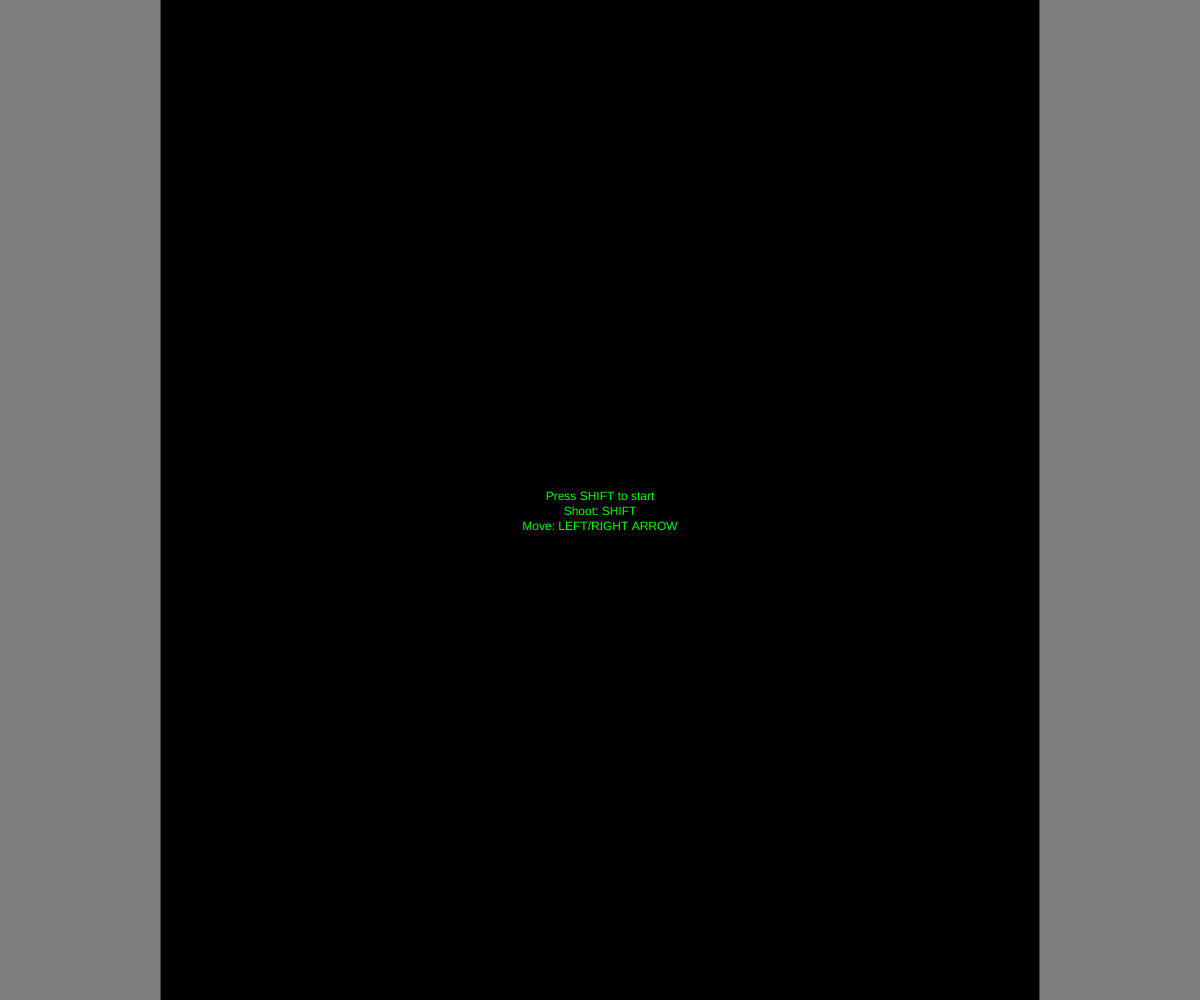
Frame 1 (no input)
Frame 60 (no input): identical to frame 1, image omitted
Frame 120 (the mouse pressed at the canvas centre since frame 60): identical to frame 1, image omitted

The p5.js sketch that drew this single still picture (run headless with seeded random() and noise() and a simulated clock; from frame 60 on, the mouse is pressed at the canvas centre):

// p5.js sketch
// ── sketch.js
//SPACE INVADERS
//originally in 224*256 pixel grid

//////////////////////////////////////////////////////////
//														//
//						  TARGETS						//
//														//
//		1: Implement a score system	 done				//
//		2: Add more invader classes, use 2d arrays done	//
//		3: Implement game states with booleans	done	//
//		4: Animate the invaders maybe					//
//														//
//////////////////////////////////////////////////////////


//implementing a pseudo pixel grid
var boxHeight;
var boxWidth;
var numTall = 256;
var numWide = 224;
var startPointX;
var endPointX;
var bgwidth;

var bullets = [];			//array of bullets

var invaderRowArray = [[], [], [], [], []];		//2D array of invaders to be instantiated in setup 
var lastInvader = [];							//Array to contain the index of the final invader in each array of invaderRowArray


var player; //The player object

var threshold = 30; //global variables to move the invaders
var hor;
var vert = 0;
var frame = 0;
var faster = 0;

//scores
var score = 0;
var points = 0;

var lives = 3;

var gameState = 0;
var reset = false;

function setup() {
	//basic setup
	noStroke();
	createCanvas(windowWidth, windowHeight);
	frameRate(30);

	//more basic pixel grid implementation
	boxHeight = height/numTall;
	boxWidth = boxHeight;
	mid = width/2;
	startPointX = mid - ((boxWidth)*(numWide/2)+boxWidth/2);
	endPointX = mid + ((boxWidth)*(numWide/2)+boxWidth/2);

	//default movement speed at the start;
	hor = boxWidth*5;

	//background width
	bgwidth = endPointX - startPointX;

	invaderRowArray = [[], [], [], [], []];
	bullets = [];

	//instantiating the invaders as an array of arrays, an array per row of enemies
	for (var i = 0; i < invaderRowArray.length; i++) {
		for (var j = 0; j < 11; j++) {
			if (i < 1) {
				invaderRowArray[i][j] = new invader2(startPointX+boxWidth*20+(j*(boxWidth*15))+boxWidth*2, boxHeight*10+i*boxHeight*9);
			} else if (i < 3) {
				invaderRowArray[i][j] = new invader1(startPointX+boxWidth*20+(j*(boxWidth*15)), boxHeight*10+i*boxHeight*9);
			} else if (i < 5) {
				invaderRowArray[i][j] = new invader3(startPointX+boxWidth*20+(j*(boxWidth*15)), boxHeight*10+i*boxHeight*9);
			}
		}
	}

	//instantiate the player
	player = new playerShip(mid-boxWidth*8, 230*boxHeight);
}

function draw() {
	gameStateController();
}

function invader1 (x, y) {
	this.x = x;
	this.y = y;
	this.bw = boxWidth;
	this.bh = boxHeight;
	this.width = 12;

	this.draw = function () {
		push();
		fill(100, 0, 255);
		//line1
		pixel(this.x + this.bw*3, this.y);
		pixel(this.x + this.bw*9, this.y);
		//line2
		pixel(this.x + this.bw*4, this.y + this.bh*1);
		pixel(this.x + this.bw*8, this.y + this.bh*1);
		//line3
		for (var x = 3; x<=9; x++) {
			pixel(this.x + this.bw*x, this.y + this.bh*2);
		}
		//line4
		for (var x = 2; x<=3; x++) {
			pixel(this.x + this.bw*x, this.y + this.bh*3);
		}
		for (var x = 5; x<=7; x++) {
			pixel(this.x + this.bw*x, this.y + this.bh*3);
		}
		for (var x = 9; x<=10; x++) {
			pixel(this.x + this.bw*x, this.y + this.bh*3);
		}
		//line5
		for (var x = 1; x<=11; x++) {
			pixel(this.x + this.bw*x, this.y + this.bh*4);
		}
		//line6
		pixel(this.x + this.bw*1, this.y + this.bh*5);
		pixel(this.x + this.bw*11, this.y + this.bh*5);
		for (var x = 3; x<=9; x++) {
			pixel(this.x + this.bw*x, this.y + this.bh*5);
		}
		//line7
		pixel(this.x + this.bw*1, this.y + this.bh*6);
		pixel(this.x + this.bw*3, this.y + this.bh*6);
		pixel(this.x + this.bw*9, this.y + this.bh*6);
		pixel(this.x + this.bw*11, this.y + this.bh*6);
		//line8
		pixel(this.x + this.bw*4, this.y + this.bh*7);
		pixel(this.x + this.bw*5, this.y + this.bh*7);
		pixel(this.x + this.bw*7, this.y + this.bh*7);
		pixel(this.x + this.bw*8, this.y + this.bh*7);	//longwinded drawing of the invader
		pop();
	}

	this.move = function () {
		this.x += hor;
		this.y += vert;		//moves the invader
	}

	this.shoot = function () {
		if (random(0, 100) > 99) {
			bullets.push(new bullet('invader', this.x+this.bw*5, this.y+this.bh*7));
		}
	}

	this.run = function () { 	//not really needed anymore
		this.draw();
	}
}

function invader2 (x, y) {
	this.x = x;
	this.y = y;
	this.bw = boxWidth;
	this.bh = boxHeight;
	this.width = 8;

	this.draw = function () {
		push();
		fill(100, 255, 0);		//longwinded drawing of the invader
		//line 1
		for (let i = 3; i < 5; i++) {
			pixel(this.x + this.bw*i, this.y)
		}
		//line 2
		for (let i = 2; i < 6; i++) {
			pixel(this.x + this.bw*i, this.y + this.bh);
		}
		//line 3
		for (let i = 1; i < 7; i++) {
			pixel(this.x + this.bw*i, this.y + this.bh*2);
		}
		//line 4
		for (let i = 0; i < 2; i++) {
			pixel(this.x + this.bw*i, this.y + this.bh*3);
		}
		for (let i = 3; i < 5; i++) {
			pixel(this.x + this.bw*i, this.y + this.bh*3);
		}
		for (let i = 6; i < 8; i++) {
			pixel(this.x + this.bw*i, this.y + this.bh*3);
		}
		//line 5 
		for (let i = 0; i < 8; i++) {
			pixel(this.x + this.bw*i, this.y + this.bh*4);
		}
		//line 6
		pixel(this.x + this.bw, this.y + this.bh*5);
		for (let i = 3; i < 5; i++) {
			pixel(this.x + this.bw*i, this.y + this.bh*5);
		}
		pixel(this.x + this.bw*6, this.y + this.bh * 5);
		//line 7
		pixel(this.x, this.y + this.bh * 6);
		pixel(this.x + this.bw * 7, this.y + this.bh * 6);
		//line 8
		pixel(this.x + this.bw, this.y + this.bh * 7);
		pixel(this.x + this.bw*6, this.y + this.bh * 7);
		pop();
	}

	this.move = function () {
		this.x += hor;
		this.y += vert;		//moves the invader
	}

	this.shoot = function () {
		if (random(0, 100) > 99) {
			bullets.push(new bullet('invader', this.x+this.bw*5, this.y+this.bh*7));
		}
	}

	this.run = function () { 	//not really needed anymore
		this.draw();
	}
}

function invader3 (x, y) {
	this.x = x;
	this.y = y;
	this.bw = boxWidth;
	this.bh = boxHeight;
	this.width = 12;

	this.draw = function () {
		push();
		fill(255, 0, 100);		//longwinded drawing of the invader
		//line 1
		for (var i = 4; i < 8; i++) {
			pixel (this.x + this.bw * i, this.y);
		}
		//line 2
		for (var i = 1; i < 11; i++) {
			pixel (this.x + this.bw * i, this.y + this.bh);
		}
		//line 3
		for (var i = 0; i < 12; i++) {
			pixel (this.x + this.bw * i, this.y + this.bh * 2);
		}
		//line 4
		for (var i = 0; i < 2; i++) {
			pixel (this.x + this.bw * i, this.y + this.bh * 3);
		}
		for (var i = 4; i < 8; i++) {
			pixel (this.x + this.bw * i, this.y + this.bh * 3);
		}
		for (var i = 10; i < 12; i++) {
			pixel (this.x + this.bw * i, this.y + this.bh * 3);
		}
		//line 5
		for (var i = 0; i < 12; i++) {
			pixel (this.x + this.bw * i, this.y + this.bh * 4);
		}
		//line 6
		for (var i = 2; i < 5; i++) {
			pixel (this.x + this.bw * i, this.y + this.bh * 5);
		}
		for (var i = 7; i < 10; i++) {
			pixel (this.x + this.bw * i, this.y + this.bh * 5);
		}
		//line 7
		for (var i = 1; i < 3; i++) {
			pixel (this.x + this.bw * i, this.y + this.bh * 6);
		}
		for (var i = 5; i < 7; i++) {
			pixel (this.x + this.bw * i, this.y + this.bh * 6);
		}
		for (var i = 9; i < 11; i++) {
			pixel (this.x + this.bw * i, this.y + this.bh * 6);
		}
		//line 8
		for (var i = 2; i < 4; i++) {
			pixel (this.x + this.bw * i, this.y + this.bh * 7);
		}
		for (var i = 8; i < 10; i++) {
			pixel (this.x + this.bw * i, this.y + this.bh * 7);
		}

		pop();
	}

	this.move = function () {
		this.x += hor;
		this.y += vert;		//moves the invader
	}

	this.shoot = function () {
		if (random(0, 100) > 99) {
			bullets.push(new bullet('invader', this.x+this.bw*5, this.y+this.bh*7));
		}
	}

	this.run = function () { 	//not really needed anymore
		this.draw();
	}
}

function ufo(x, y) {
//do shit here
}

function pixel(x, y) { 		//A function to make it slightly easier to call each rect as a pseudo pixel
	rect(x, y, boxWidth, boxHeight);
}

function playerShip (x, y) {	//the PlayerShip class
	this.x = x;
	this.y = y;
	this.bw = boxWidth;
	this.bh = boxHeight;
	this.speed;
	this.fr = 0;
	this.thresh = 3;
	this.alive = true;
	this.revive = 0;	//revival timer

	this.draw = function () {
		push();
		fill(100, 255, 0);
		//rect(this.x, this.y, 20, 20);
		//line 1
		pixel(this.x+this.bw*7, this.y);
		//line 2
		for (let i = 6; i<9; i++) {
			pixel(this.x+this.bw*i, this.y+this.bh);
		}
		//line 3
		for (let i = 6; i<9; i++) {
			pixel(this.x+this.bw*i, this.y+this.bh*2);
		}
		//line 4
		for (let i = 1; i<15; i++) {
			pixel(this.x+this.bw*i, this.y+this.bh*3);
		}
		//line 5
		for (let i = 0; i<16; i++) {
			pixel(this.x+this.bw*i, this.y+this.bh*4);
		}
		//line 6
		for (let i = 0; i<16; i++) {
			pixel(this.x+this.bw*i, this.y+this.bh*5);
		}
		//line 7
		for (let i = 0; i<16; i++) {
			pixel(this.x+this.bw*i, this.y+this.bh*6);
		}
		//line 8
		for (let i = 0; i<16; i++) {
			pixel(this.x+this.bw*i, this.y+this.bh*7);
		}
		//line 9
		for (let i = 0; i<16; i++) {
			pixel(this.x+this.bw*i, this.y+this.bh*8);
		}	//draws the player ship
		pop();
	}

	this.move = function () {	//moves the ship
		if (this.fr < this.thresh) {
			this.fr++;
		}

		if (this.fr == this.thresh) {
			this.fr = 0;
			if (keyIsDown(LEFT_ARROW)) {
				this.x -= this.bw*3;
			}
			if (keyIsDown(RIGHT_ARROW)) {
				this.x += this.bw*3;
			}
			if (this.x < startPointX) {
				this.x = startPointX;
			}
			if (this.x > endPointX-this.bw*16) {
				this.x = endPointX-this.bw*16;
			}
		}
	}

	this.shoot = function () {	//I like this -> pushes a new bullet to the bullets array, from the player's cannon, going up
		bullets.push(new bullet('player', this.x+this.bw*7, this.y));
	}

	this.run = function () { //easier to call
		this.draw();
		this.move();
	}

	this.die = function () {
		this.alive = false;
	}

	this.revival = function () {
		if (!this.alive) {
			console.log(this.revive + " " + lives);
			if (frame == threshold-1 && lives > 0) {
				this.revive+=1;
			} 
			if (this.revive > 2) {
				this.alive = true;
				this.revive = 0;
			}
		}
	}
}

function bullet (tag, x, y) {
	this.x = x;
	this.y = y;
	this.bw = boxWidth;
	this.bh = boxHeight;
	this.speed = this.bw*3;

	this.tag = tag; //will do a thing for invaders

	this.fr = 0;
	this.thresh = 1;

	this.draw = function () {	//draws a white bullet
		push();
		fill(255);
		pixel(this.x, this.y);
		pixel(this.x, this.y+this.bh);
		pop();
	}

	this.move = function () {	//shoots the bullet up or down
		if (this.fr < this.thresh) {
			this.fr++;
		}
		if (this.fr == this.thresh && this.tag == 'player') {
			this.fr = 0;
			this.y-=this.speed;
		}
		if (this.fr == this.thresh && this.tag == 'invader') {
			this.fr = 0;
			this.y+=this.speed;
		}
	}

	this.hit = function () {

		for (var i = 0; i < invaderRowArray.length; i++) {
			for (var j = 0; j < invaderRowArray[i].length; j++) { 
				if (this.x > invaderRowArray[i][j].x && this.x < invaderRowArray[i][j].x+invaderRowArray[i][j].bw*invaderRowArray[i][j].width 
					&& this.y > invaderRowArray[i][j].y && this.y < invaderRowArray[i][j].y + invaderRowArray[i][j].bh*8 && this.tag == "player") {
					bullets.splice(bullets.indexOf(this), 1);
					invaderRowArray[i].splice(j, 1);	//when player bullet hits an invader, will kill the invader, and the bullet
					score += points;
				}
			}
		}
		if (this.tag == 'invader' && this.x < player.x+boxWidth*16 && this.x > player.x && this.y > player.y 
			&& this.y < player.y + boxHeight*8 && lives > 0 && player.alive) {
			lives -= 1;
			player.x = mid - boxWidth*8;
			player.die();	//kills the player. lives system
			bullets.splice(bullets.indexOf(this), 1);
		}
		if (this.y<0 || this.y > height) bullets.splice(bullets.indexOf(this), 1); //kills bullet at top/bottom of screen
	}

	this.run = function () {	//easy to call
		this.draw();
		this.move();
		this.hit();
	}
}

function keyPressed () {
	if (gameState == 1) {
		if (keyCode === SHIFT && player.alive) {
			player.shoot(); // just the button to shoot the bullets
		}
	}
	if (gameState == 0) {
		if (keyCode === SHIFT) {
			gameState = 1;
		}
	}
	if (gameState == 2) {
		if (keyCode === SHIFT) {
			gameState = 1;
			reset = true;
			lives = 3;
		}
	}
	if (gameState == 3) {
		if (keyCode === SHIFT) {
			gameState = 1;
			reset = true;
			score = 0;
			lives = 3;
			threshold = 30;
		}
	}
}

function invaderCommand () {
	//Moves all of the invaders - needs some work, but best way of doing it was with global variables
	if (frame < threshold) {
		frame++;
	}
	//calculations here
	if (frame == threshold/2) {

		for (var i = 0; i < invaderRowArray.length; i++) {
			if (invaderRowArray[i][0].x + boxWidth < startPointX + boxWidth*10) {
				hor = boxWidth*5;
				vert = boxHeight*4;
				faster++;
				break;
			}
			if (invaderRowArray[i][lastInvader[i]].x + boxWidth*12 > endPointX - boxWidth*10) {
				hor = -boxWidth*5;
				vert = boxHeight*4;
				faster++;
				break;
			}
			if(invaderRowArray[i][0].x + boxWidth > startPointX + boxWidth*10 
				&& invaderRowArray[i][lastInvader[i]].x + boxWidth*12 < endPointX - boxWidth*10) {
				vert = 0;
			}
			if(invaderRowArray[i][lastInvader[i]].x + boxWidth*12 < endPointX - boxWidth*10 
				&& invaderRowArray[i][0].x + boxWidth > startPointX + boxWidth*10) {
				vert = 0;	
			}

		}
		if (faster > 1) {
			if (threshold > 6) threshold = threshold - 2;
			faster = 0;
		}
	}
	//calling move on each invader to move by hor and vert
	if (frame == threshold) {
		frame = 0;
		invaderRowArray.forEach(function(a) {
			a.forEach(function(b) {
				b.move();
				b.shoot();
			});
		});
	}
}

function pointsManager () {		//basic points management
	points = (30 - threshold/2)*15;
	if (frame == threshold-1 && score > 0) score -= 10;
	text(score, 10, 10);
}

function gameStateController () {
	if (gameState == 0) {
		startScreen();
	}
	else if (gameState == 1) {
		gameScreen();
	}
	else if (gameState == 2) {
		winScreen();
	}
	else if (gameState == 3) {
		gameOverScreen();
	}
}

function gameScreen () {
	if (reset) {
		setup();
		reset = false;
	}
	//prevents crashing when a row is emptied
	for (var i = 0; i < invaderRowArray.length; i++) {
		if (invaderRowArray[i].length < 1) {
			invaderRowArray.splice(i, 1);
		}
	}
	//basic setup of screen and background
	background(125);
	push();
	fill(0);
	rect(startPointX, 0, endPointX-startPointX, height);
	pop();
	//updating the index of the rightmost invader per row
	for (var i = 0; i < invaderRowArray.length; i++) {
		lastInvader[i] = invaderRowArray[i].length - 1;
	}
	//updates the invader's position once every THRESHOLD frames
	invaderCommand();
	//handles the points
	pointsManager();
	//draws and moves the bullets, kills bullets and invaders
	for (let i = 0; i<bullets.length; i++) {
		bullets[i].run();
	}
	//draws the invaders
	for (var i = 0; i < invaderRowArray.length; i++) {
		for (var j = 0; j < invaderRowArray[i].length; j++) {
			invaderRowArray[i][j].run();
		}
	}
	//draws and moves the player while not dead
	if (player.alive) {
		player.run();
	}
	player.revival();

	if (lives < 1) {
		gameState = 3;
	}
	if (invaderRowArray.length < 1) {
		gameState = 2;
	}
}

function startScreen () {
	push();
	background(125);
	var lines = "Press SHIFT to start\nShoot: SHIFT\nMove: LEFT/RIGHT ARROW";
	fill(0);
	rect(startPointX, 0, endPointX-startPointX, height);
	fill(0, 255, 0);
	var sizes = bgwidth/50;
	textAlign(CENTER);
	textSize();
	text(lines, width/2, height/2);
	pop();
}

function winScreen () {
	push();
	background(125);
	var lines = "Score: "+score+"\nPress SHIFT to replay";
	fill(0);
	rect(startPointX, 0, endPointX-startPointX, height);
	fill(0, 255, 0);
	var sizes = bgwidth/50;
	textAlign(CENTER);
	textSize();
	text(lines, width/2, height/2);
	pop();
}

function gameOverScreen () {
	push();
	background(125);
	var lines = "You have lost :(\nScore: "+score+"\nPress SHIFT to replay";
	fill(0);
	rect(startPointX, 0, endPointX-startPointX, height);
	fill(0, 255, 0);
	var sizes = bgwidth/50;
	textAlign(CENTER);
	textSize();
	text(lines, width/2, height/2);
	pop();
}
